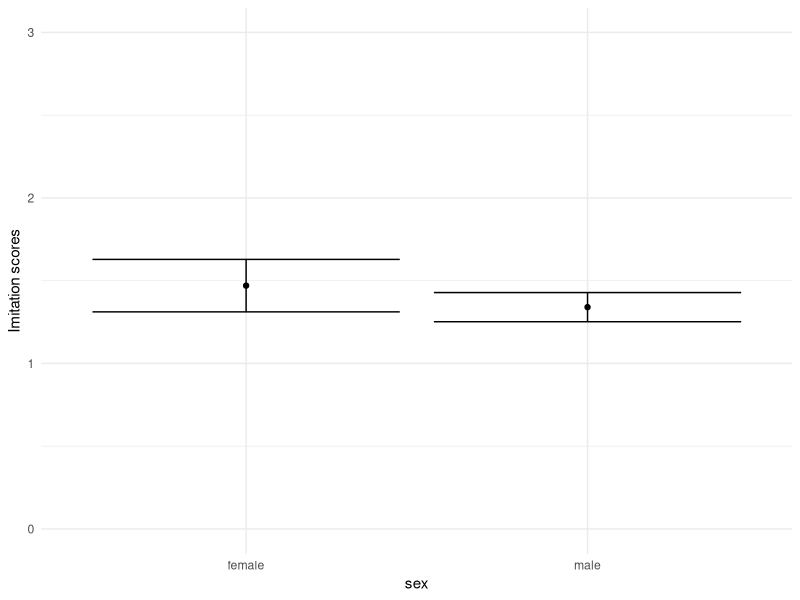
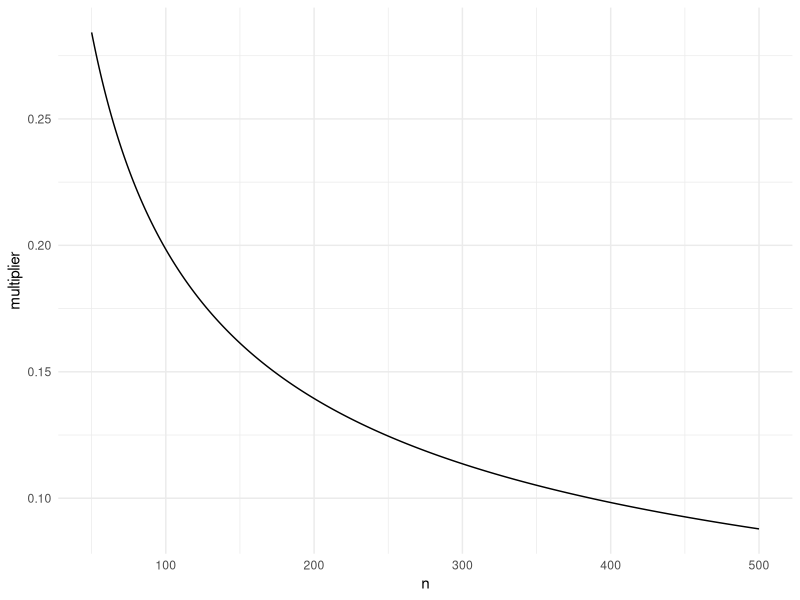

These figures' R source, in order:
## ---- chunk 1
library(tidyverse)
## ---- chunk 2
# Enter data here. Note that group 1 is female and group 2 is male.
mean1 <- 1.47
err1 <- qt(.995, 18) * 0.24/sqrt(19)
# modify lower and upper to mean - something and mean + something
lower1 <- mean1 - err1
upper1 <- mean1 + err1
mean2 <- 1.34
err2 <- qt(.995, 22) * 0.15/sqrt(23)
# modify lower and upper to mean - something and mean + something
lower2 <- mean2 - err2
upper2 <- mean2 + err2

# Don't change anything else in this section below this line
data <- data.frame(sex = c("female", "male"),
                   mean = c(mean1, mean2),
                   lower = c(lower1, lower2),
                   upper = c(upper1, upper2))
ggplot(data, aes(sex, mean)) + geom_point() +
  geom_errorbar(aes(x = sex, ymin = lower, ymax = upper)) +
  ylim(c(0,3)) + theme_minimal() + ylab("Imitation scores")
## ---- chunk 3
mpg2008 <- filter(mpg, year == 2008)
t.test(mpg2008$hwy)$conf.int
## ---- chunk 4
t.test(mpg2008$cty)$conf.int
## ---- chunk 5
curve <- data.frame(n = 50:500)
curve$multiplier = qt(.975, curve$n-1)/sqrt(curve$n)
ggplot(curve, aes(n, multiplier)) + geom_line() + theme_minimal()
